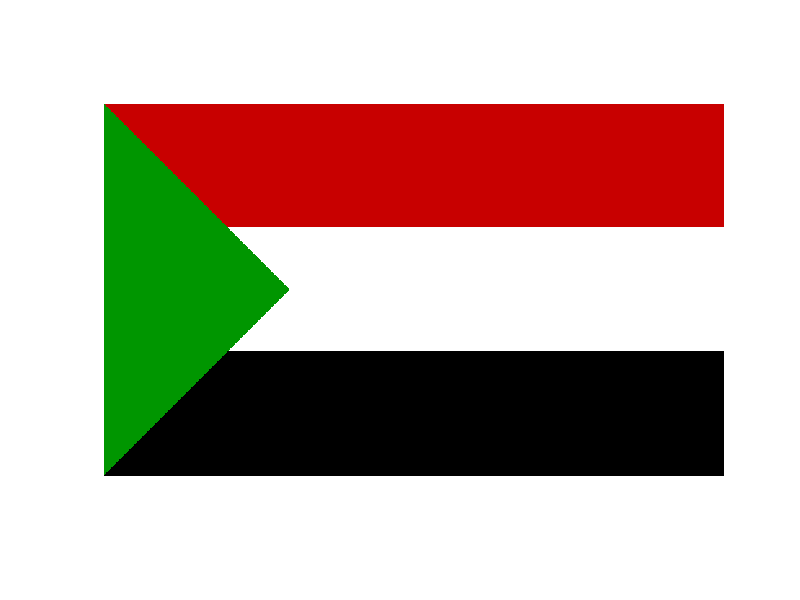

Write MATLAB code to recreate this figure.
clc;clear all;close;
b=1000;
l=600;
i=uint8(zeros(l,b,3));
i(1:l/3,:,1)=200;
i(l/3:2*l/3,:,1:3)=255;
for x=1:l/2
    for y=1:l/2
        if x>y
            i(x,y,2)=150;
            i(x,y,1)=0;
            i(x,y,3)=0;
        end
    end
end
d=l/2;
for x=l/2:l
    for y=1:d
            i(x,y,2)=150;
            i(x,y,1)=0;
            i(x,y,3)=0;
    end
    d=d-1;
end
figure;imshow(i);